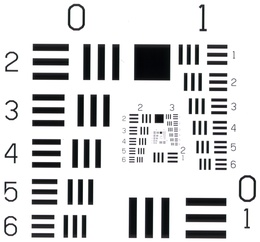
%> input picture Lab05_Option01/resources/A5_01_3.jpg, 260 x 242 px, shrunk from 2518 x 2346 before the run
$ octave Task03.m   (GNU Octave 9; MATLAB toolbox functions it lacks are replaced by stand-ins)
%> lines starting %> are read from the running program, lines starting %| are printed output that depends on the picture
clc;
clear all;
close all;


%% 1. Считывание изображения
img = imread('resources/A5_01_3.jpg');
%> img is the input picture: size 242x260x3 uint8; mean R, G, B 212.5, 212.7, 213.2
imgGray = rgb2gray(img);                            % перевод в полутоновой вид
[sizeY, sizeX] = size(imgGray);                     % определение размера изображения
%> sizeY = 242; sizeX = 260
figure(); imshow(img); title('Исходное изображение');
figure(); imshow(imgGray, []);  title('Полутоновое изображение');
imwrite(imgGray, 'results/lab05_opt01_task03_imgGray.jpg');


%% 2. Вычисление центрированного амплитудного спектра
imgAS = fft2(imgGray);              % амплитудный спектр изображения
imgCAS = fftshift(imgAS);           % центрирование АС изображения
imgCASL = log(imgCAS*2e-5+1);       % логарифмическое преобразование центрированного АС изображения
figure(); imshow(abs(imgCASL), []); title('Центрированный АС изображения с логарифмическим преобразованием');
%> after `imshow(abs(imgCASL), [])`:
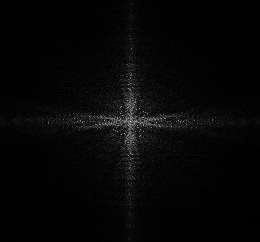
%> displayed picture: size 242x260, on the screen's scale of 0 to 255; min 0, max 255, mean 6.2
imwrite(abs(imgCASL)/max(abs(imgCASL(:))), 'results/lab05_opt01_task03_imgCAS.jpg');


%% 3. Построение БФНЧ (Фильтр низких частот Баттерворта)
centerY = floor(sizeY/2);                                       % центр изображения по Y
%> centerY = 121
centerX = floor(sizeX/2);                                       % центр изображения по X
%> centerX = 130
[YY, XX] = meshgrid(-centerX:centerX-1, -centerY:centerY-1);    % сетка размером с изображение и с центром [0, 0]
D0 = 30;                            % частота среза
n = 2;                              % порядок фильтра Баттерворта

% построение фильтра БФНЧ
D = sqrt(YY.^2 + XX.^2);
FC = 1./(1+(sqrt(2) - 1)*((D./D0).^(2*n)));     % частотная характеристика фильтра БФНЧ
ASF = imgCAS.*FC;                               % амплитудный спектр фильтра БФНЧ


%% 4. Получение расфокусированного изображения
imgBlured = real(ifft2(ifftshift(ASF)));
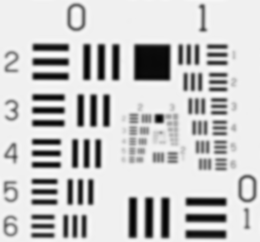
%> imgBlured: size 242x260 double; min -5.16, max 271, mean 212.7; drawn with min black and max white
imgBlured = imgBlured/(max(imgBlured(:)));
figure(); imshow(imgBlured); title('Расфокусированное (размытое) изображение');
imwrite(imgBlured/max(imgBlured(:)), 'results/lab05_opt01_task03_imgBlured.jpg');


%% 5. Построение фильтра Лапласа
FCL = -((YY-round(sizeY/2)).^2) + ((XX-round(sizeX/2)).^2); % частотная характеристика фильтра Лапласа
SFL = ASF.*FCL;                                             % АС фильтра Лапласа


%% 6. Фильтрация изображения
imgFiltered=real(ifft2(ifftshift(SFL)));
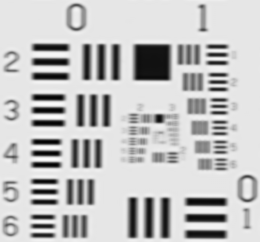
%> imgFiltered: size 242x260 double; min -34234.9, max 641789, mean 480491.8; drawn with min black and max white
imgFiltered=imgFiltered/max(max(imgFiltered));
imgFiltered=double(imgGray)-imgFiltered;
figure(); imshow(imgFiltered, []); title('Результат повышения резкости с помощью фильтра Лапласа');
imwrite(imgFiltered/max(imgFiltered(:)), 'results/lab05_opt01_task03_imgFilteredL.jpg');


%% 7. Построение фильтра ГФВЧ (Гауссовский фильтр высоких частот)
mi2 = round(sizeY/2);
%> mi2 = 121
ni2 = round(sizeX/2);
%> ni2 = 130
HG = zeros(sizeY,sizeX);        % инициализация передаточной ф-ии фильтра
d0 = 200;                       % частота среза
for im = 1:sizeY
    for in = 1:sizeX
        dt = (in-ni2)^2 + (im-mi2)^2;
        HG(im,in) = exp(-dt/(2*d0*d0)); % заполнение передаточной функции
    end
end
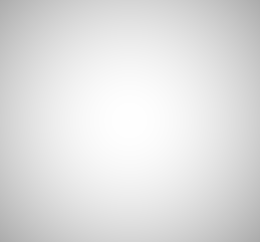
%> HG: size 242x260 double; min 0.674, max 1, mean 0.88

HG = HG/max(HG(:));
HG = ones(sizeY,sizeX) - HG;
figure(); imshow(HG, []); title('ГФВЧ (Гауссовский фильтр высоких частот)');
imwrite(HG/max(HG(:)), 'results/lab05_opt01_task03_FilterG.jpg');


%% 8. Выделение контуров с помощью ГФВЧ
G1 = abs(ifft2(imgCAS.*HG));     % отфильтрованное изображение
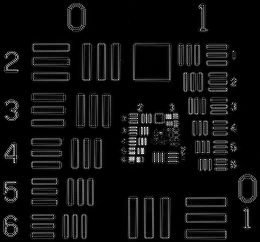
%> G1: size 242x260 double; min 5.79e-05, max 14.96, mean 0.925; drawn with min black and max white
figure(); imshow(G1, []); title('Изображение с выделенными контурами');
imwrite(G1/max(G1(:)), 'results/lab05_opt01_task03_imgFilteredG.jpg');

G1 = ones(sizeY,sizeX) - G1;
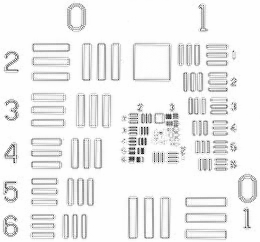
%> G1: size 242x260 double; min -13.96, max 1, mean 0.0754; drawn with min black and max white
figure(); imshow(G1, []); title('Инвертированное изображение с выделенными контурами');
G1 = rescale(G1);
imwrite(G1, 'results/lab05_opt01_task03_imgInvertFilteredG.jpg');
